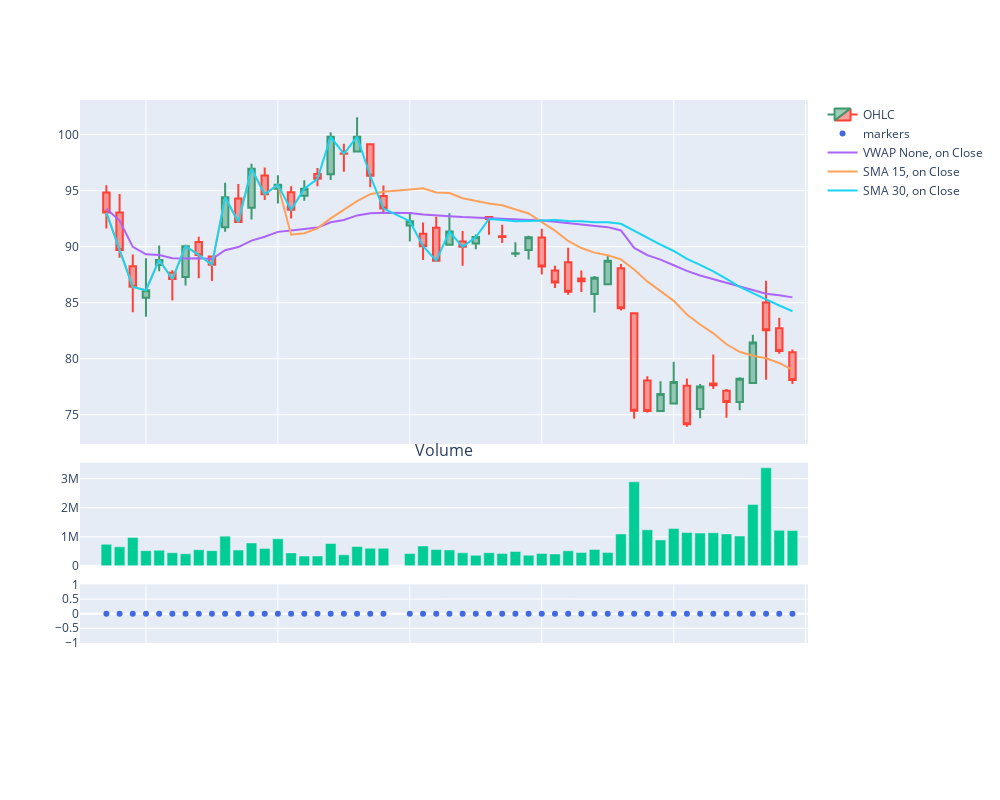
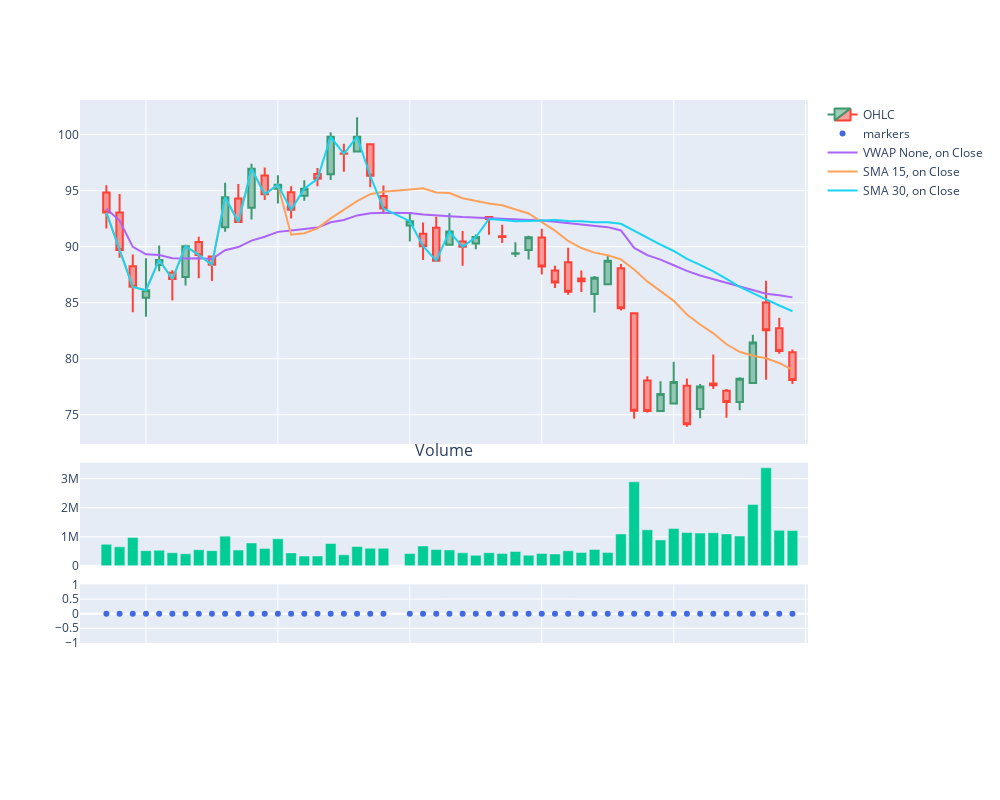

Notebook code cell kept with these figures, in order:
### Markdown cell above
## Confluence

### Code cell
period = 15
indicator =  "SMA"
ma_crossover2 = Crossover(period, indicator = indicator, on = "Close", invert = False)

period = 30
indicator =  "SMA"
ma_crossover3 = Crossover(period, indicator = indicator, on = "Close", invert = False)

signal_list = [vwap_crossover, ma_crossover2, ma_crossover3]
ma_confl = Confluence(signals_list = signal_list, max_signals = 3)
ma_confl.plot_signals(data, con = True)
ma_confl.plot_signals(data, con = False)

ma_confl = Confluence(signals_list = signal_list, max_signals = 2)
ma_confl.plot_signals(data, con = True)
ma_confl.plot_signals(data, con = False)

ma_confl = Confluence(signals_list = signal_list, max_signals = 2, invert = True)
ma_confl.plot_signals(data, con = True)
ma_confl.plot_signals(data, con = False)
